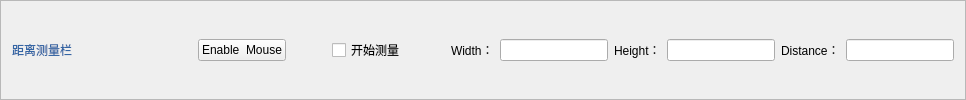
           <widget class="QFrame" name="frame_4">
            <property name="frameShape">
             <enum>QFrame::StyledPanel</enum>
            </property>
            <property name="frameShadow">
             <enum>QFrame::Raised</enum>
            </property>
            <layout class="QVBoxLayout" name="verticalLayout_15">
             <item>
              <layout class="QHBoxLayout" name="horizontalLayout_15">
               <item>
                <widget class="QLabel" name="label_16">
                 <property name="styleSheet">
                  <string notr="true">color: rgb(52, 101, 164);</string>
                 </property>
                 <property name="text">
                  <string>距离测量栏</string>
                 </property>
                </widget>
               </item>
               <item>
                <spacer name="horizontalSpacer_6">
                 <property name="orientation">
                  <enum>Qt::Horizontal</enum>
                 </property>
                 <property name="sizeHint" stdset="0">
                  <size>
                   <width>120</width>
                   <height>20</height>
                  </size>
                 </property>
                </spacer>
               </item>
               <item>
                <widget class="QPushButton" name="enable_mouse_pushButton">
                 <property name="text">
                  <string>Enable  Mouse</string>
                 </property>
                </widget>
               </item>
               <item>
                <spacer name="horizontalSpacer_2">
                 <property name="orientation">
                  <enum>Qt::Horizontal</enum>
                 </property>
                 <property name="sizeHint" stdset="0">
                  <size>
                   <width>40</width>
                   <height>20</height>
                  </size>
                 </property>
                </spacer>
               </item>
               <item>
                <widget class="QCheckBox" name="measure_checkBox">
                 <property name="text">
                  <string>开始测量</string>
                 </property>
                </widget>
               </item>
               <item>
                <spacer name="horizontalSpacer_5">
                 <property name="orientation">
                  <enum>Qt::Horizontal</enum>
                 </property>
                 <property name="sizeHint" stdset="0">
                  <size>
                   <width>40</width>
                   <height>20</height>
                  </size>
                 </property>
                </spacer>
               </item>
               <item>
                <widget class="QLabel" name="label_41">
                 <property name="text">
                  <string>Width：</string>
                 </property>
                </widget>
               </item>
               <item>
                <widget class="QLineEdit" name="measure_width_lineEdit"/>
               </item>
               <item>
                <widget class="QLabel" name="label_42">
                 <property name="text">
                  <string>Height：</string>
                 </property>
                </widget>
               </item>
               <item>
                <widget class="QLineEdit" name="measure_height_lineEdit"/>
               </item>
               <item>
                <widget class="QLabel" name="label_43">
                 <property name="text">
                  <string>Distance：</string>
                 </property>
                </widget>
               </item>
               <item>
                <widget class="QLineEdit" name="measure_distance_lineEdit"/>
               </item>
              </layout>
             </item>
            </layout>
           </widget>
